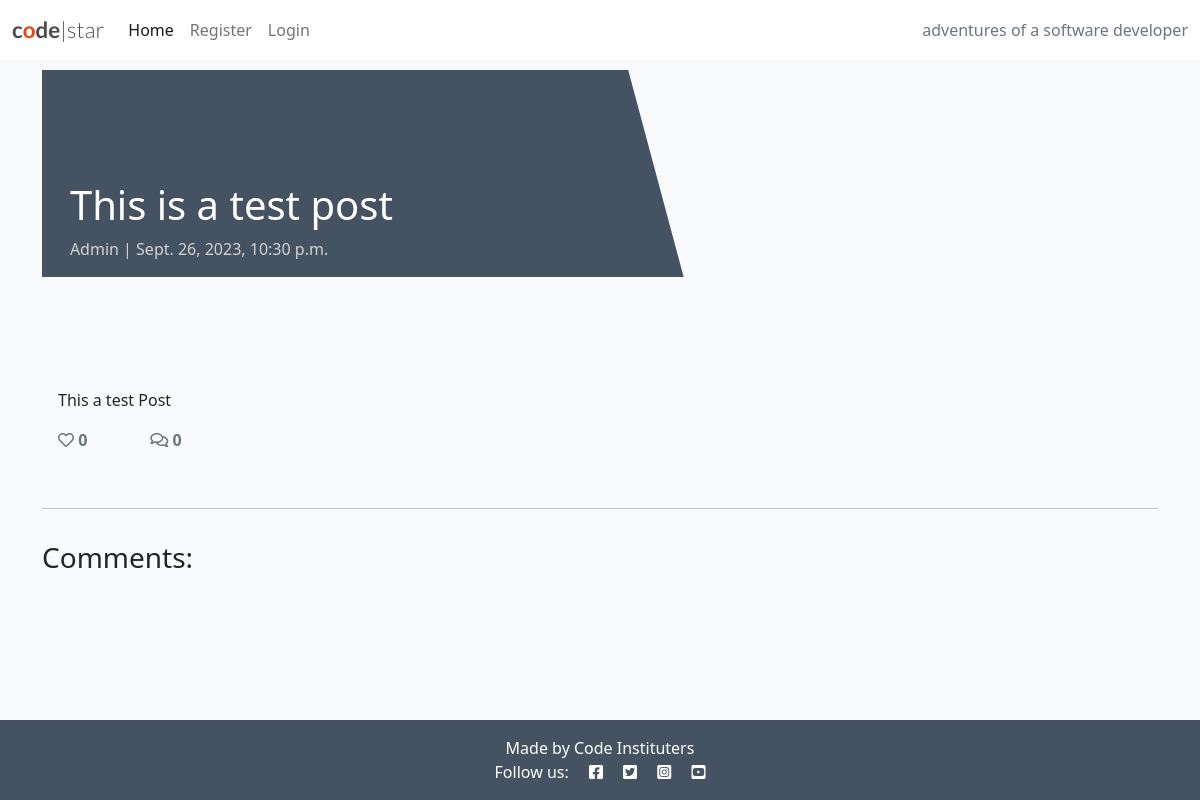
Screenshot of /this-is-a-test-post/ with the database file from the repository.
### blog/models.py (models this page shows, shortened)
class Post(models.Model):
    title = models.CharField(max_length=200, unique=True)
    slug = models.SlugField(max_length=200, unique=True)
    author = models.ForeignKey(
        User, on_delete=models.CASCADE, related_name="blog_posts"
    )
    featured_image = CloudinaryField('image', default='placeholder')
    excerpt = models.TextField(blank=True)
    updated_on = models.DateTimeField(auto_now=True)
    content = models.TextField()
    created_on = models.DateTimeField(auto_now_add=True)
    status = models.IntegerField(choices=STATUS, default=0)
    likes = models.ManyToManyField(
        User, related_name='blogpost_like', blank=True)
    class Meta:
        ordering = ["-created_on"]
    def number_of_likes(self):
        return self.likes.count()

### blog/views.py (the view)
# urls.py: path('<slug:slug>/', views.PostDetail.as_view(), name='post_detail'),
class PostDetail(View):
    def get(self, request, slug, *args, **kwargs):
        queryset = Post.objects.filter(status=1)
        post = get_object_or_404(queryset, slug=slug)
        comments = post.comments.filter(approved=True).order_by("-created_on")
        liked = False
        if post.likes.filter(id=self.request.user.id).exists():
            liked = True
        return render(
            request,
            "post_detail.html",
            {
                "post": post,
                "comments": comments,
                "liked": liked
            },
        )

### templates/post_detail.html (shortened to what this page needs)
{% extends 'base.html' %} {% block content %}
<div class="masthead">
    <div class="container">
        <div class="row g-0">
            <div class="col-md-6 masthead-text">
                <h1 class="post-title">{{ post.title }}</h1>
                <p class="post-subtitle">{{ post.author }} | {{ post.created_on }}</p>
            </div>
            <div class="d-none d-md-block col-md-6 masthead-image">
            </div>
        </div>
    </div>
</div>
<div class="container">
    <div class="row">
        <div class="col card mb-4  mt-3 left  top">
            <div class="card-body">
                <p class="card-text ">
                    {{ post.content | safe }}
                </p>
                <div class="row">
                    <div class="col-1">
                        <strong class="text-secondary"><i class="far fa-heart"></i> {{ post.number_of_likes }} </strong>
                    </div>
                    <div class="col-1">
                        {% with comments.count as total_comments %}
                        <strong class="text-secondary"><i class="far fa-comments"></i>
                            {{ total_comments }}</strong>
                        {% endwith %}
                    </div>
                </div>
            </div>
        </div>
    </div>
    <div class="row">
        <div class="col">
            <hr>
        </div>
    </div>
    <div class="row">
        <div class="col-md-8 card mb-4  mt-3 ">
            <h3>Comments:</h3>
            <div class="card-body">
            </div>
        </div>
        <div class="col-md-4 card mb-4  mt-3 ">
            <div class="card-body">
            </div>
        </div>
    </div>
</div>
{% endblock content %}

### static/css/style.css (style rules this page uses)
body { background-color: #F9FAFC; }
.main-bg { background-color: #F9FAFC; }
.card { border: none; background-color: transparent; }
.masthead { margin-top: 10px; overflow: hidden; position: relative; display: inline-block; height: 33vh; width: 100%; }
.masthead-text { background-color: #445261; color: white; position: relative; }
.masthead-image { position: relative; overflow: hidden; }
.masthead-image:after { content: ""; position: absolute; top: 0; right: 90%; height: 100%; width: 150%; background: #445261; -webkit-transform: skew(15deg); -moz-transform: skew(15deg); transform: skew(15deg); z-index: 100; }
.post-title { margin-top: 20%; margin-left: 5%; }
.post-subtitle { margin-left: 5%; color: lightgray; }

### rows the page displays
Post: title "This is a test post", author "Admin", created_on "Sept. 26, 2023, 10:30 p.m.", content "This a test Post", number_of_likes "0"

### other values shown
{{ total_comments }} "0"
